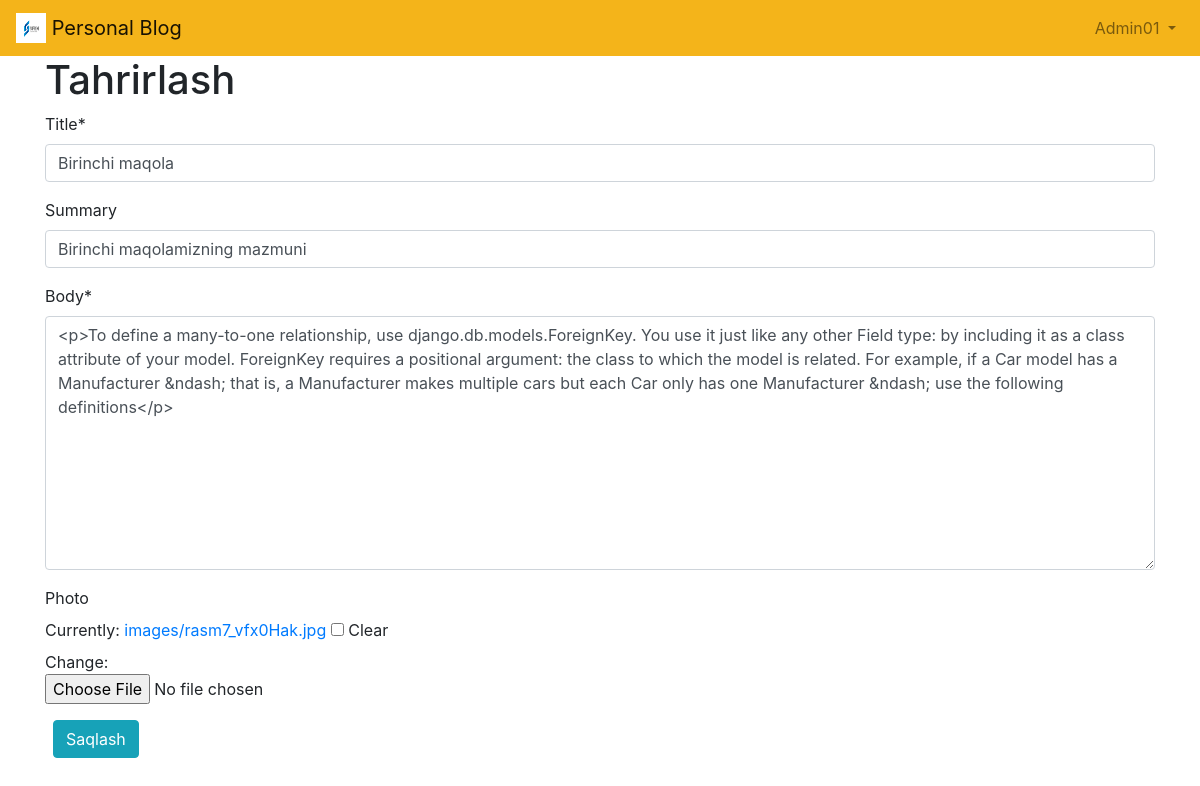
The app's page /articles/1/edit/ (signed in), older data.
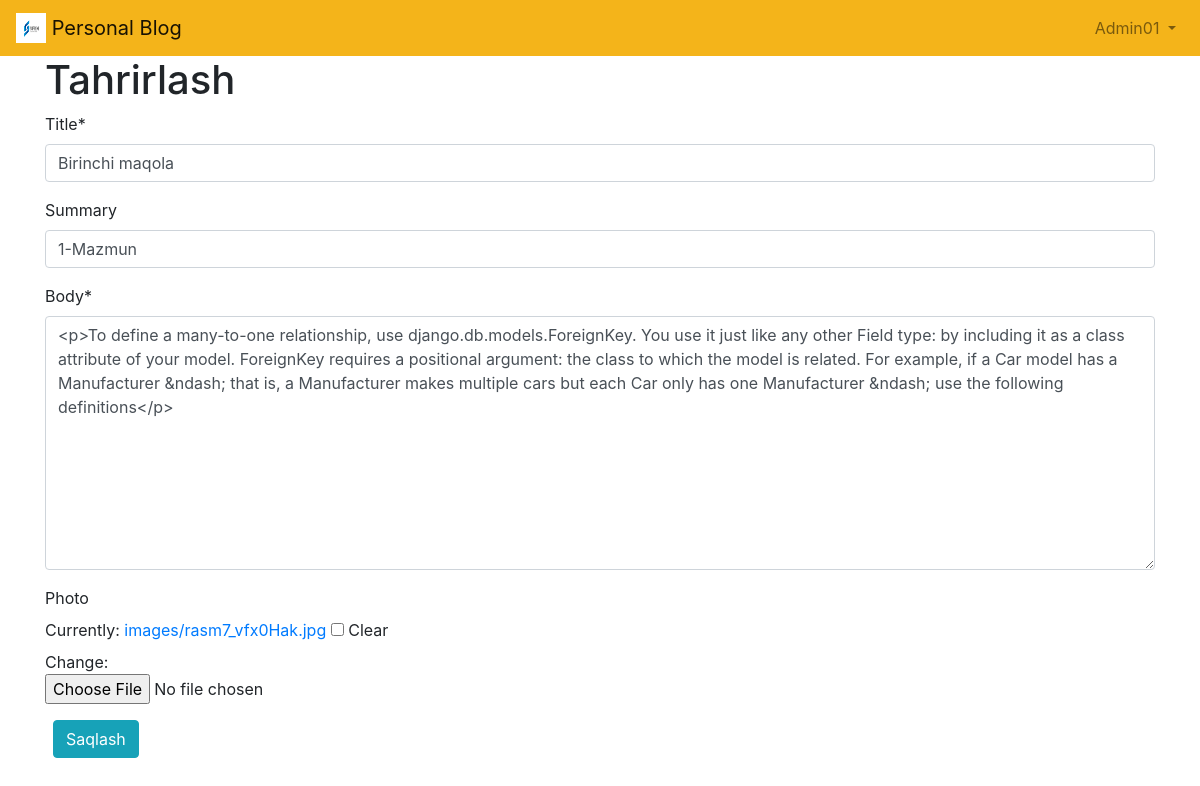
The same page, newer data.
### articles/models.py (models this page shows, shortened)
class Article(models.Model):
    title=models.CharField(max_length=250)
    summary=models.CharField(max_length=200,blank=True)
    body=RichTextField()
    photo=models.ImageField(upload_to='images',blank=True)
    date=models.DateTimeField(auto_now_add=True)
    author=models.ForeignKey(
        get_user_model(),
        on_delete=models.CASCADE,
    )

### articles/views.py (the view)
# urls.py: path('<int:pk>/edit/', ArticleUpdateView.as_view(), name="article_edit"),
class ArticleUpdateView(LoginRequiredMixin, UserPassesTestMixin, UpdateView):
    model = Article
    fields = ('title','summary', 'body','photo',)
    template_name = 'article_edit.html'
    def test_func(self):
        obj = self.get_object()
        return obj.author == self.request.user

### templates/article_edit.html (shortened to what this page needs)
{% extends 'base.html' %}
{% load crispy_forms_tags %}
{% block content %}
    <h1>Tahrirlash</h1>
    <form method="post" enctype="multipart/form-data">{% csrf_token %}
        {{ form|crispy }}
    <button class="btn btn-info ml-2" type="submit">Saqlash</button>
    </form>
{% endblock content %}

Row changes from the older to the newer data that the page shows:
changed Article "Birinchi maqola": summary "Birinchi maqolamizning mazmuni" → "1-Mazmun"
